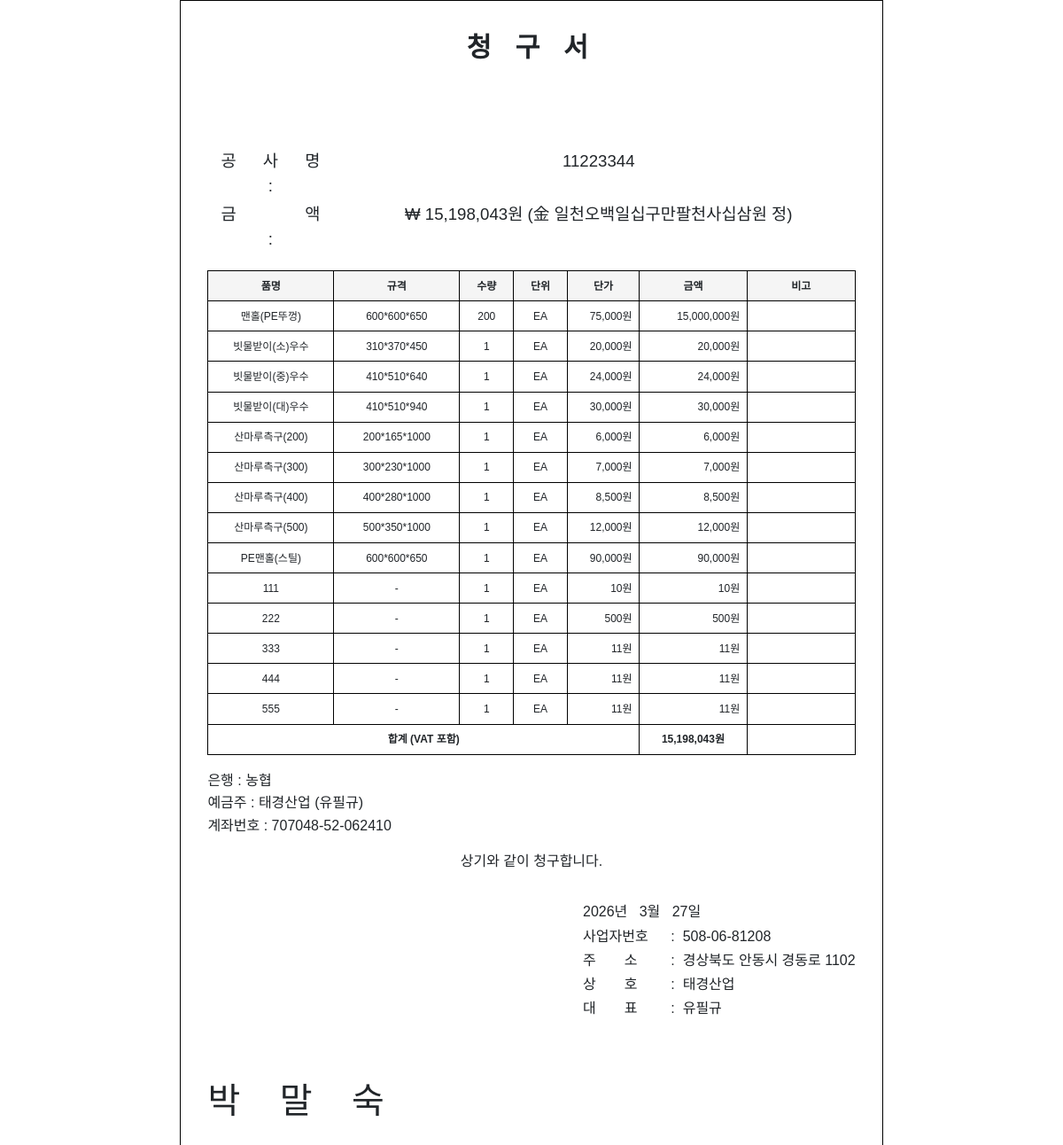
Screenshot of /transactions/10/cheonggu with the database file from the repository.
### models.py (models this page shows, shortened)
class Transaction(db.Model):
    __tablename__ = "transactions"
    id = db.Column(db.Integer, primary_key=True)
    code = db.Column(db.String(10), unique=True)
    customer_id = db.Column(db.Integer, db.ForeignKey("customers.id"), nullable=False)
    transaction_date = db.Column(db.Date, nullable=False)
    estimate_date = db.Column(db.Date)
    delivery_date = db.Column(db.Date)
    claim_date = db.Column(db.Date)
    project_name = db.Column(db.String(500))
    memo = db.Column(db.String(500))
    created_at = db.Column(db.DateTime, default=datetime.utcnow)
    updated_at = db.Column(db.DateTime, default=datetime.utcnow, onupdate=datetime.utcnow)
    items = db.relationship("TransactionItem", backref="transaction", lazy=True, cascade="all, delete-orphan")

class Item(db.Model):
    __tablename__ = "items"
    id = db.Column(db.Integer, primary_key=True)
    code = db.Column(db.String(10), unique=True)
    name = db.Column(db.String(200), nullable=False)
    spec = db.Column(db.String(100))
    unit = db.Column(db.String(20), default="EA")
    unit_price = db.Column(db.Integer, default=0)
    image_path = db.Column(db.String(500))
    created_at = db.Column(db.DateTime, default=datetime.utcnow)

class TransactionItem(db.Model):
    __tablename__ = "transaction_items"
    id = db.Column(db.Integer, primary_key=True)
    transaction_id = db.Column(db.Integer, db.ForeignKey("transactions.id"), nullable=False)
    item_id = db.Column(db.Integer, db.ForeignKey("items.id"), nullable=False)
    item_name_custom = db.Column(db.String(200))
    spec_custom = db.Column(db.String(100))
    unit_custom = db.Column(db.String(20))
    quantity = db.Column(db.Integer, default=1)
    unit_price = db.Column(db.Integer, default=0)
    supply_amount = db.Column(db.Integer, default=0)
    vat = db.Column(db.Integer, default=0)
    total = db.Column(db.Integer, default=0)
    item = db.relationship("Item", backref="transaction_items")

class CompanyInfo(db.Model):
    __tablename__ = "company_info"
    id = db.Column(db.Integer, primary_key=True)
    biz_no = db.Column(db.String(20))
    name = db.Column(db.String(200))
    ceo = db.Column(db.String(100))
    address = db.Column(db.String(500))
    phone = db.Column(db.String(50))
    fax = db.Column(db.String(50))
    account_no = db.Column(db.String(50))
    account_holder = db.Column(db.String(100))
    bank = db.Column(db.String(100))
    business_type = db.Column(db.String(200))
    stamp_path = db.Column(db.String(500))
    contact = db.Column(db.String(100))
    updated_at = db.Column(db.DateTime, default=datetime.utcnow, onupdate=datetime.utcnow)

### routes.py (the view)
    @app.route("/transactions/<int:id>/cheonggu")
    def cheonggu_print(id):
        t = Transaction.query.get_or_404(id)
        rows = _transaction_rows(t)
        _, _, total_amount = _totals(rows)
        popup = request.args.get("popup") == "1"
        show_stamp = request.args.get("stamp") == "1"
        return render_template(
            "print/cheonggu.html",
            transaction=t,
            customer=t.customer,
            rows=rows,
            total_amount=total_amount,
            total_amount_korean=amount_to_korean_won(total_amount),
            supplier=_supplier(),
            popup=popup,
            show_stamp=show_stamp,
        )

### routes.py (called while the page is built)
def _transaction_rows(t):
    rows = []
    for ti in t.items:
        spec = ti.spec_custom or (ti.item.spec if ti.item else None) or "-"
        unit = ti.unit_custom or (ti.item.unit if ti.item else "EA") or "EA"
        rows.append({
            "name": (ti.item_name_custom or ti.item.name) if ti.item else (ti.item_name_custom or "-"),
            "spec": spec,
            "unit": unit,
            "quantity": ti.quantity,
            "unit_price": ti.unit_price,
            "supply_amount": ti.supply_amount,
            "vat": ti.vat,
            "total": ti.total,
        })
    return rows

def _totals(rows):
    total_supply = sum(r["supply_amount"] for r in rows)
    total_vat = sum(r["vat"] for r in rows)
    total_amount = sum(r["total"] for r in rows)
    return total_supply, total_vat, total_amount

### utils.py (called while the page is built)
def num_to_korean(n):
    if n == 0:
        return "영"
    s = str(n)
    result = []
    len_s = len(s)
    for i, c in enumerate(s):
        d = int(c)
        pos = len_s - i - 1
        unit2_idx = pos // 4
        unit1_idx = pos % 4
        if d == 0:
            if unit1_idx == 0 and unit2_idx > 0:
                block = s[max(0, i - 3) : i + 1]
                if block and int(block) > 0:
                    result.append(_UNIT2[unit2_idx])
            continue
        result.append(_CR[d])
        result.append(_UNIT1[unit1_idx])
        if unit1_idx == 0 and unit2_idx > 0:
            result.append(_UNIT2[unit2_idx])
    return "".join(result)

def amount_to_korean_won(n):
    return "金 " + num_to_korean(n) + "원 정"

### templates/print/cheonggu.html (shortened to what this page needs)
<!DOCTYPE html>
<html lang="ko">
<head>
  <link href="https://cdn.jsdelivr.net/npm/bootstrap@5.3.2/dist/css/bootstrap.min.css" rel="stylesheet">
</head>
<body>
  <div class="print-area">
    <div class="gyeonjeok-title napum-title">청  구  서</div>
    <table class="napum-info-above">
      <tr><td class="napum-label napum-label-3"><span>공</span><span>사</span><span>명</span> :</td><td class="napum-value-cell">{{ transaction.project_name or '' }}</td></tr>
      <tr><td class="napum-label napum-label-3"><span>금</span><span>액</span> :</td><td class="napum-value-cell">₩ {{ "{:,}".format(total_amount) }}원 ({{ total_amount_korean }})</td></tr>
    </table>
    <div class="gyeonjeok-merged">
      <table class="gyeonjeok-detail-table napum-detail-table">
        <colgroup><col style="width:19.44%"><col style="width:19.44%"><col style="width:8.33%"><col style="width:8.33%"><col style="width:11.11%"><col style="width:16.67%"><col style="width:16.67%"></colgroup>
        <thead>
          <tr>
            <th>품명</th>
            <th>규격</th>
            <th>수량</th>
            <th>단위</th>
            <th>단가</th>
            <th>금액</th>
            <th>비고</th>
          </tr>
        </thead>
        <tbody>
          {% for r in rows %}
          <tr>
            <td{% if (r.name or '')|length > 15 %} class="gyeonjeok-cell-small"{% endif %}>{{ r.name or '' }}</td>
            <td{% if (r.get('spec') or '')|length > 15 %} class="gyeonjeok-cell-small"{% endif %}>{{ r.get('spec') or '' }}</td>
            <td>{{ r.quantity or '' }}</td>
            <td>{{ r.unit or '' }}</td>
            <td>{{ "{:,}".format((r.total // r.quantity) if r.quantity else 0) }}원</td>
            <td>{{ "{:,}".format(r.total) }}원</td>
            <td></td>
          </tr>
          {% endfor %}
          <tr class="gyeonjeok-total-row">
            <td colspan="5" class="text-center">합계 (VAT 포함)</td>
            <td>{{ "{:,}".format(total_amount) }}원</td>
            <td></td>
          </tr>
        </tbody>
      </table>
    </div>
    <div class="cheonggu-bank-info">은행 : {{ supplier.bank or '' }}<br>예금주 : {{ supplier.account_holder or '' }}<br>계좌번호 : {{ supplier.account_no or '' }}</div>
    <div class="napum-footer-text">상기와 같이 청구합니다.</div>
    <div class="napum-footer-info">
      <table style="width: auto; min-width: 12em;">
        <colgroup><col style="width: 4.5em"><col style="width: 1em"><col></colgroup>
        <tr><td colspan="3" class="napum-footer-date"><span id="displayDate">{{ (transaction.claim_date or transaction.transaction_date).year }}년&nbsp;&nbsp;&nbsp;{{ (transaction.claim_date or transaction.transaction_date).month }}월&nbsp;&nbsp;&nbsp;{{ (transaction.claim_date or transaction.transaction_date).day }}일</span></td></tr>
        <tr><td class="napum-footer-label">사업자번호</td><td class="napum-footer-colon">:</td><td class="napum-footer-value">{{ supplier.biz_no or '' }}</td></tr>
        <tr><td class="napum-footer-label napum-footer-equal">주소</td><td class="napum-footer-colon">:</td><td class="napum-footer-value">{{ supplier.address or '' }}</td></tr>
        <tr><td class="napum-footer-label napum-footer-equal">상호</td><td class="napum-footer-colon">:</td><td class="napum-footer-value">{{ supplier.name or '' }}</td></tr>
        <tr><td class="napum-footer-label napum-footer-equal">대표</td><td class="napum-footer-colon">:</td><td class="napum-footer-value napum-footer-value-ceo"><span class="napum-ceo-text">{{ supplier.ceo or '' }}</span></td></tr>
      </table>
    </div>
    <div class="napum-footer-ceo">{% for char in (customer.ceo or '') %}{{ char }}{% if not loop.last %}&nbsp;&nbsp;&nbsp;&nbsp;{% endif %}{% endfor %}</div>
  </div>
</body>
</html>

### templates/print/cheonggu.html (style rules this page uses)
body { background-color: unset; background: unset; text-align: center; }
.print-area { max-width: 210mm; margin: 0 auto; padding: 8mm; border: 1px solid #000; font-family: "Noto Sans KR", "Malgun Gothic", "Apple SD Gothic Neo", sans-serif; }
.gyeonjeok-title { font-size: 1.9rem; font-weight: bold; text-align: center; margin-bottom: 8mm; letter-spacing: 0.3em; }
.gyeonjeok-merged { page-break-inside: avoid; }
.gyeonjeok-detail-table { width: 100%; border-collapse: collapse; font-size: 0.75rem; table-layout: fixed; border: 1px solid #000; border-top: none; margin-top: -1px; }
.gyeonjeok-detail-table th, .gyeonjeok-detail-table td { border: 1px solid #000; padding: 2mm; white-space: nowrap; overflow: hidden; text-overflow: ellipsis; box-sizing: border-box; }
.gyeonjeok-detail-table th { background: #f5f5f5; text-align: center; font-weight: bold; height: 5.5mm; }
.gyeonjeok-detail-table tbody tr { height: 5.5mm; }
.gyeonjeok-detail-table tbody tr td { height: 5.5mm; min-height: 5.5mm; }
.gyeonjeok-detail-table tbody td:nth-child(1), .gyeonjeok-detail-table tbody td:nth-child(2), .gyeonjeok-detail-table tbody td:nth-child(3), .gyeonjeok-detail-table tbody td:nth-child(4) { text-align: center; }
.gyeonjeok-detail-table tbody td:nth-child(5), .gyeonjeok-detail-table tbody td:nth-child(6) { text-align: right; }
.gyeonjeok-detail-table tbody td:nth-child(7) { text-align: left; }
.gyeonjeok-detail-table .gyeonjeok-total-row td { font-weight: bold; height: 5.5mm; }
.napum-detail-table { border-top: 1px solid #000; }
.napum-footer-text { text-align: center; margin-top: 1em; }
.napum-footer-info { text-align: right; margin-top: 2em; line-height: 1.6; }
.napum-footer-info table { margin-left: auto; border: none; table-layout: fixed; }
.napum-footer-info td { border: none; padding: 0 0 0.1em 0; vertical-align: top; }
.napum-footer-info .napum-footer-date { text-align: left; }
.napum-footer-info .napum-footer-label { text-align: left; width: 4.5em; white-space: nowrap; }
.napum-footer-info .napum-footer-equal { letter-spacing: 2em; }
.napum-footer-info .napum-footer-colon { width: 1em; padding: 0; text-align: center; }
.napum-footer-info .napum-footer-value { text-align: left; padding-left: 0.2em; }
.napum-footer-value-ceo { position: relative; }
.napum-footer-ceo { font-size: 30pt; text-align: left; margin-top: 1.5em; }
.napum-title { margin-bottom: 3em; }
.napum-info-above { font-size: 14pt; margin-bottom: 1em; line-height: 1.5; width: 100%; table-layout: fixed; border: none; }
.napum-info-above td { border: none; padding: 0 0 0.2em 0; vertical-align: top; }
.napum-info-above .napum-label { width: 19.44%; }
.napum-info-above .napum-label-3 span { display: inline-block; width: 33.33%; text-align: center; }
.napum-info-above .napum-value-cell { padding-left: 0.5em; }
.cheonggu-bank-info { text-align: left; margin-top: 1em; line-height: 1.6; }

### rows the page displays
Transaction: claim_date "2026", claim_date "3", claim_date "27"
Item: name "맨홀(PE뚜껑)", spec "600*600*650", unit "EA"
TransactionItem: total "75,000", total "15,000,000"
Item: name "빗물받이(소)우수", spec "310*370*450", unit "EA"
TransactionItem: total "20,000", total "20,000"
Item: name "빗물받이(중)우수", spec "410*510*640", unit "EA"
TransactionItem: total "24,000", total "24,000"
Item: name "빗물받이(대)우수", spec "410*510*940", unit "EA"
TransactionItem: total "30,000", total "30,000"
Item: name "산마루측구(200)", spec "200*165*1000", unit "EA"
TransactionItem: total "6,000", total "6,000"
Item: name "산마루측구(300)", spec "300*230*1000", unit "EA"
TransactionItem: total "7,000", total "7,000"
Item: name "산마루측구(400)", spec "400*280*1000", unit "EA"
TransactionItem: total "8,500", total "8,500"
Item: name "산마루측구(500)", spec "500*350*1000", unit "EA"
TransactionItem: total "12,000", total "12,000"
Item: name "PE맨홀(스틸)", spec "600*600*650", unit "EA"
TransactionItem: total "90,000", total "90,000"
TransactionItem: item_name_custom "111"
Item: unit "EA" "EA" "EA" "EA" "EA"
TransactionItem: item_name_custom "222", total "500", total "500"
TransactionItem: item_name_custom "333"
TransactionItem: item_name_custom "444"
TransactionItem: item_name_custom "555"
CompanyInfo: bank "농협", account_holder "태경산업 (유필규)", account_no "707048-52-062410", biz_no "508-06-81208", address "경상북도 안동시 경동로 1102", name "태경산업", ceo "유필규"

### other values shown
{{ "{:,}".format(total_amount) }} "15,198,043"
{{ total_amount_korean }} "金 일천오백일십구만팔천사십삼원 정"
{{ r.quantity or '' }} "200" "1" "1" "1" "1" "1" "1" "1" "1" "1" "1" "1" "1" "1"
{{ r.get('spec') or '' }} "-" "-" "-" "-" "-"
{{ "{:,}".format((r.total // r.quantity) if r.quantity else 0) }} "10" "11" "11" "11"
{{ "{:,}".format(r.total) }} "10" "11" "11" "11"
{{ char }} "박" "말" "숙"
